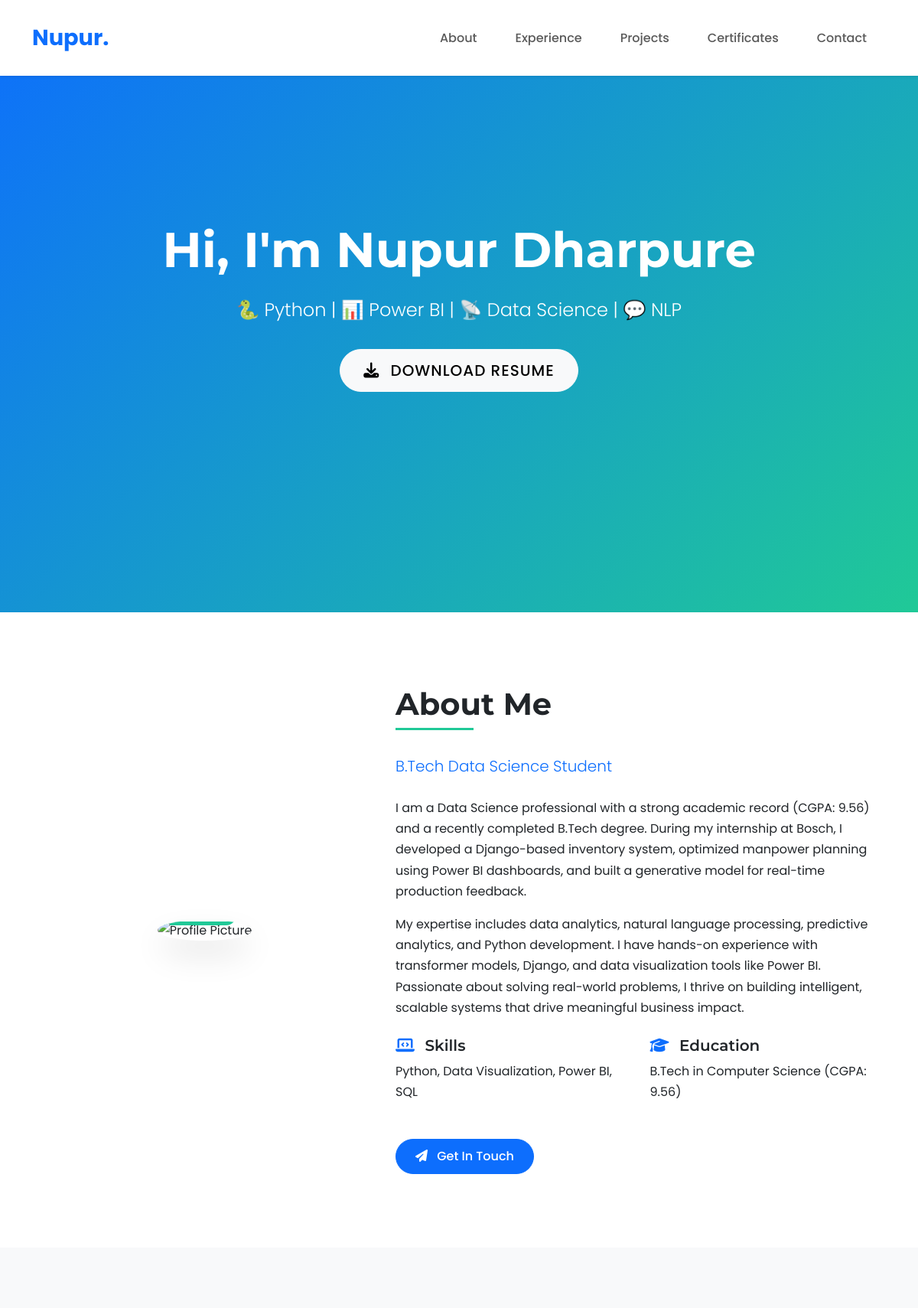
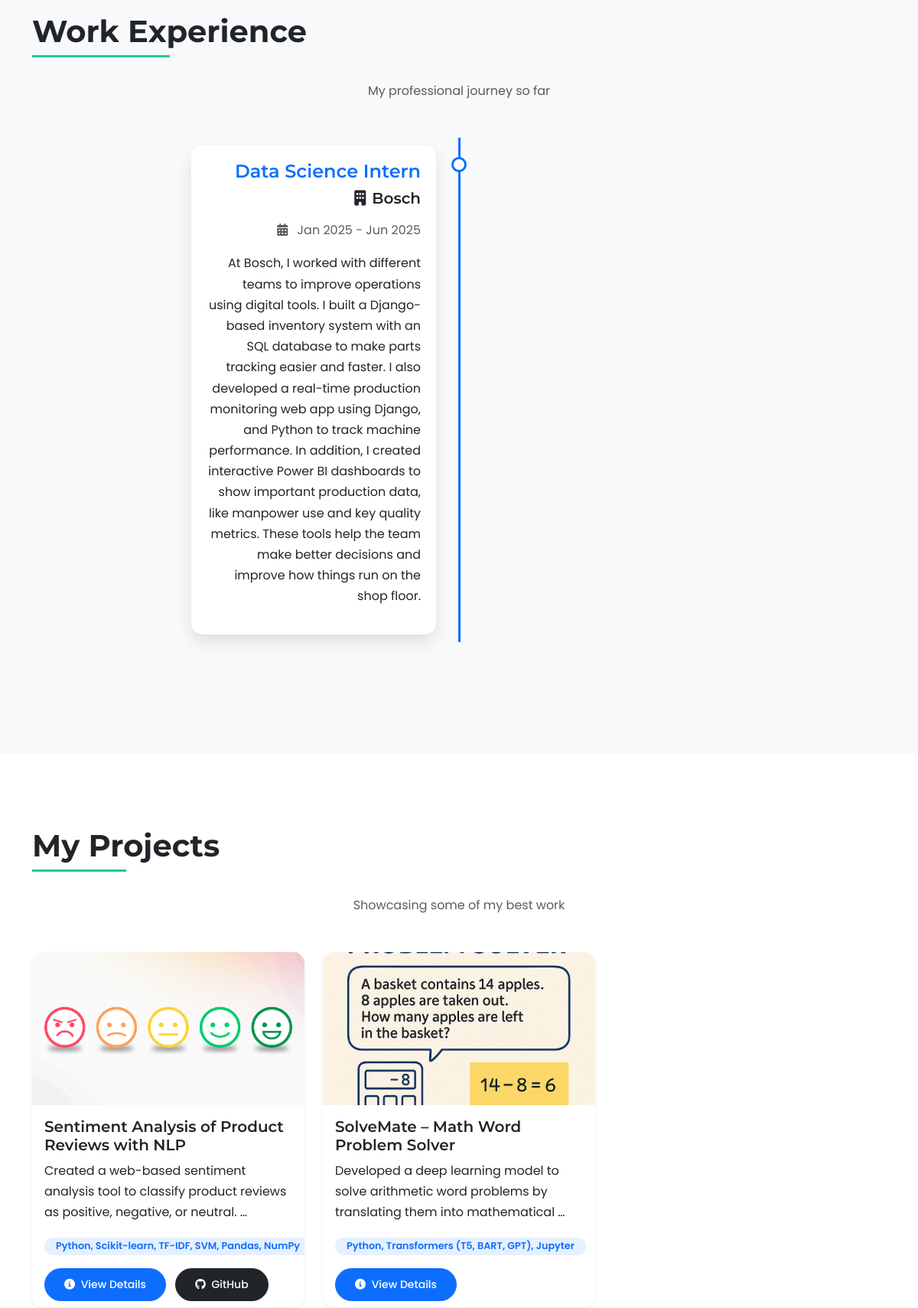
The page / (upper part) on the database its author committed (2 pictures, top to bottom).
### portfolio/models.py (models this page shows, shortened)
class WorkExperience(models.Model):
    company = models.CharField(max_length=100)
    role = models.CharField(max_length=100)
    start_date = models.DateField()
    end_date = models.DateField(blank=True, null=True)
    current = models.BooleanField(default=False)
    description = models.TextField()

class Project(models.Model):
    title = models.CharField(max_length=100)
    description = models.TextField()
    technology = models.CharField(max_length=50)
    image = models.ImageField(upload_to='project_images/', blank=True, null=True)
    url = models.URLField(blank=True)
    github = models.URLField(blank=True)
    created_at = models.DateTimeField(auto_now_add=True)
    class Meta:
        ordering = ['-created_at']

### portfolio/views.py (the view)
# urls.py: path('', views.home, name='home'),
def home(request):
    projects = Project.objects.all()
    experiences = WorkExperience.objects.all()
    certificates = Certificate.objects.all()
    if request.method == 'POST':
        form = ContactForm(request.POST)
        if form.is_valid():
            name = form.cleaned_data['name']
            email_from = form.cleaned_data['email']
            subject = form.cleaned_data['subject']
            message = form.cleaned_data['message']
            email_message = f"You have received a message from {name} ({email_from}):\n\n{message}"
            send_mail(
                subject,
                email_message,
                'your-website@example.com',
                ['nupurdharpure01@gmail.com'],
                fail_silently=False,
            )
            messages.success(request, 'Your message has been sent successfully!')
            return redirect('portfolio:home')
    else:
        form = ContactForm()
    context = {
        'projects': projects,
        'experiences': experiences,
        'certificates': certificates,
        'form': form,
    }
    return render(request, 'portfolio/home.html', context)

### portfolio/templates/portfolio/home.html (shortened to what this page needs)
{% extends 'portfolio/base.html' %}
{% load static %}
{% block content %}
    <section id="hero" class="d-flex align-items-center justify-content-center">
        <div class="container text-center text-white hero-content">
            <h1 class="hero-title display-1">Hi, I'm Nupur Dharpure</h1>
            <p class="hero-subtitle lead">🐍 Python | 📊 Power BI | 📡 Data Science | 💬 NLP</p>
            <a href="{% static 'files/NUPUR DHARPURE - Resume 1.pdf' %}" class="btn btn-light btn-lg hero-btn">
                <i class="fas fa-download me-2"></i> Download Resume
            </a>
        </div>
    </section>
    <section id="about" class="py-5">
        <div class="container py-5">
            <div class="row align-items-center">
                <div class="col-lg-5 mb-4 mb-lg-0 text-center">
                    <div class="position-relative">
                        <img src="{% static 'images/profile.jpg' %}" alt="Profile Picture" class="img-fluid rounded-circle about-img" style="max-width: 80%;">
                    </div>
                </div>
                <div class="col-lg-7">
                    <h2 class="section-title">About Me</h2>
                    <p class="lead text-primary mb-4">B.Tech Data Science Student</p>
                    <p> I am a Data Science professional with a strong academic record (CGPA: 9.56) and a recently completed B.Tech degree. During my internship at Bosch, I developed a Django-based inventory system, optimized manpower planning using Power BI dashboards, and built a generative model for real-time production feedback. </p>
                    <p> My expertise includes data analytics, natural language processing, predictive analytics, and Python development. I have hands-on experience with transformer models, Django, and data visualization tools like Power BI. Passionate about solving real-world problems, I thrive on building intelligent, scalable systems that drive meaningful business impact. </p>
                    <div class="row mt-4">
                        <div class="col-md-6 mb-3">
                            <h5><i class="fas fa-laptop-code text-primary me-2"></i> Skills</h5>
                            <p>Python, Data Visualization, Power BI, SQL</p>
                        </div>
                        <div class="col-md-6 mb-3">
                            <h5><i class="fas fa-graduation-cap text-primary me-2"></i> Education</h5>
                            <p>B.Tech in Computer Science (CGPA: 9.56)</p>
                        </div>
                    </div>
                    <a href="#contact" class="btn btn-primary mt-3">
                        <i class="fas fa-paper-plane me-2"></i> Get In Touch
                    </a>
                </div>
            </div>
        </div>
    </section>
    <section id="experience" class="py-5 bg-light">
        <div class="container py-5">
            <h2 class="section-title text-center">Work Experience</h2>
            <p class="text-center text-muted mb-5">My professional journey so far</p>
            <div class="timeline">
                {% for exp in experiences %}
                <div class="timeline-item">
                    <div class="timeline-content">
                        <h4 class="text-primary">{{ exp.role }}</h4>
                        <h5 class="mb-3">
                            <i class="fas fa-building me-2"></i>{{ exp.company }}
                        </h5>
                        <p class="text-muted">
                            <i class="fas fa-calendar-alt me-2"></i>
                            {{ exp.start_date|date:"M Y" }} -
                            {% if exp.current %}
                                Present
                            {% else %}
                                {{ exp.end_date|date:"M Y" }}
                            {% endif %}
                        </p>
                        <p>{{ exp.description }}</p>
                    </div>
                </div>
                {% empty %}
                <div class="text-center">
                    <p>Work experience will appear here once added.</p>
                </div>
                {% endfor %}
            </div>
        </div>
    </section>
    <section id="projects" class="py-5">
        <div class="container py-5">
            <h2 class="section-title text-center">My Projects</h2>
            <p class="text-center text-muted mb-5">Showcasing some of my best work</p>
            <div class="row">
                {% for project in projects %}
                <div class="col-lg-4 col-md-6 mb-4">
                    <div class="card project-card shadow-sm h-100">
                        {% if project.image %}
                            <img src="{{ project.image.url }}" class="card-img-top project-img" alt="{{ project.title }}">
                        {% else %}
                            <img src="https://via.placeholder.com/300x200" class="card-img-top project-img" alt="{{ project.title }}">
                        {% endif %}
                        <div class="card-body">
                            <h5 class="card-title">{{ project.title }}</h5>
                            <p class="card-text">{{ project.description|truncatewords:15 }}</p>
                            <span class="badge tech-badge">{{ project.technology }}</span>
                        </div>
                        <div class="card-footer bg-white border-0 pt-0">
                            <a href="{% url 'portfolio:project_detail' project.id %}" class="btn btn-sm btn-primary">
                                <i class="fas fa-info-circle me-1"></i> View Details
                            </a>
                            {% if project.github %}
                            <a href="{{ project.github }}" class="btn btn-sm btn-dark ms-2" target="_blank">
                                <i class="fab fa-github me-1"></i> GitHub
                            </a>
                            {% endif %}
                        </div>
                    </div>
                </div>
                {% empty %}
                <div class="col-12 text-center">
                    <p>Projects will appear here once added.</p>
                </div>
                {% endfor %}
            </div>
        </div>
    </section>
{% endblock %}

### static/css/style.css (style rules this page uses)
:root { --primary-color: #0d6efd; --secondary-color: #6c757d; --accent-color: #20c997; --dark-color: #212529; --light-color: #f8f9fa; }
body { font-family: 'Poppins', sans-serif; scroll-behavior: smooth; color: var(--dark-color); line-height: 1.7; }
section { padding: 100px 0; position: relative; }
h1, h2, h3, h4, h5, h6 { font-family: 'Montserrat', sans-serif; font-weight: 600; }
.section-title { position: relative; margin-bottom: 40px; display: inline-block; }
.section-title:after { content: ''; position: absolute; bottom: -10px; left: 0; width: 50%; height: 3px; background: var(--accent-color); }
.btn { border-radius: 30px; padding: 10px 25px; font-weight: 500; transition: all 0.3s ease; }
.btn-primary { background-color: var(--primary-color); border-color: var(--primary-color); }
#hero { position: relative; overflow: hidden; background: linear-gradient(135deg, var(--primary-color) 0%, var(--accent-color) 100%); }
#hero::before { content: ''; position: absolute; top: 0; left: 0; right: 0; bottom: 0; background-size: 20px 20px; background-image: radial-gradient(circle, rgba(255,255,255,0.2) 1px, transparent 1px); opacity: 0.3; }
.about-img { position: relative; z-index: 1; }
.about-img::before { content: ''; position: absolute; top: -20px; left: -20px; width: 100%; height: 100%; border: 5px solid var(--accent-color); border-radius: 20px; z-index: -1; }
.timeline { position: relative; max-width: 800px; margin: 0 auto; }
.timeline::after { content: ''; position: absolute; width: 3px; background: var(--primary-color); top: 0; bottom: 0; left: 50%; margin-left: -1.5px; }
.timeline-item { padding: 10px 50px; position: relative; width: 100%; box-sizing: border-box; }
.timeline-item:nth-child(odd) { padding-right: calc(50% + 30px); text-align: right; }
.timeline-item::after { content: ''; position: absolute; width: 20px; height: 20px; background: white; border: 3px solid var(--primary-color); border-radius: 50%; top: 25px; z-index: 1; }
.timeline-item:nth-child(odd)::after { right: calc(50% - 10px); }
.timeline-content { background: white; padding: 20px; border-radius: 10px; box-shadow: 0 10px 20px rgba(0,0,0,0.1); position: relative; }
.card { border: none; border-radius: 15px; overflow: hidden; transition: transform 0.3s ease, box-shadow 0.3s ease; }
.card-img-top { height: 200px; object-fit: cover; }
.card-title { font-weight: 600; }

### portfolio/templates/portfolio/base.html (style rules this page uses)
:root { --primary-color: #0d6efd; --secondary-color: #6c757d; --accent-color: #20c997; --dark-color: #212529; --light-color: #f8f9fa; }
body { font-family: 'Poppins', sans-serif; scroll-behavior: smooth; overflow-x: hidden; }
h1, h2, h3, h4, h5, h6 { font-family: 'Montserrat', sans-serif; }
.section-title { font-weight: 700; font-size: 2.5rem; margin-bottom: 40px; position: relative; display: inline-block; }
.section-title:after { content: ''; position: absolute; bottom: -10px; left: 0; width: 50%; height: 3px; background: var(--accent-color); }
.btn-primary { padding: 10px 25px; border-radius: 30px; transition: all 0.3s ease; }
section { padding: 100px 0; }
.card { border: none; transition: transform 0.3s ease, box-shadow 0.3s ease; border-radius: 15px; overflow: hidden; }

### rows shown on the page
WorkExperience: role "Data Science Intern", company "Bosch", start_date "Jan 2025", end_date "Jun 2025", description "At Bosch, I worked with different teams to improve operations using digital tools. I built a Django-based inventory system with an SQL database to make parts tracking easier and faster. I also developed a real-time production monitoring web app using Django, and Python to track machine performance. In addition, I created interactive Power BI dashboards to show important production data, like manpower use and key quality metrics. These tools help the team make better decisions and improve how things run on the shop floor."
Project: image (picture), title "Sentiment Analysis of Product Reviews with NLP", description "Created a web-based sentiment analysis tool to classify product reviews as positive, negative, or neutral. …", technology "Python, Scikit-learn, TF-IDF, SVM, Pandas, NumPy"
Project: image (picture), title "SolveMate – Math Word Problem Solver", description "Developed a deep learning model to solve arithmetic word problems by translating them into mathematical …", technology "Python, Transformers (T5, BART, GPT), Jupyter"
